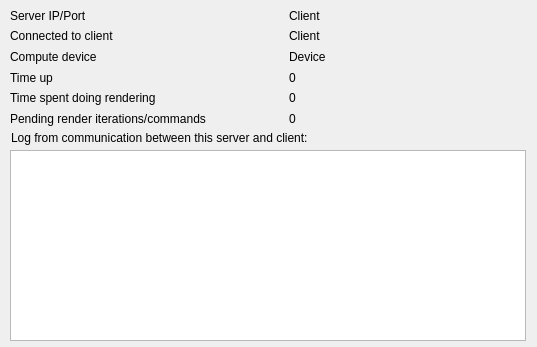
<?xml version="1.0" encoding="UTF-8"?>
<ui version="4.0">
 <class>ReadyForRenderingWidget</class>
 <widget class="QWidget" name="ReadyForRenderingWidget">
  <property name="geometry">
   <rect>
    <x>0</x>
    <y>0</y>
    <width>537</width>
    <height>347</height>
   </rect>
  </property>
  <property name="windowTitle">
   <string>Form</string>
  </property>
  <widget class="QPlainTextEdit" name="serverLog">
   <property name="geometry">
    <rect>
     <x>10</x>
     <y>150</y>
     <width>516</width>
     <height>191</height>
    </rect>
   </property>
   <property name="readOnly">
    <bool>true</bool>
   </property>
  </widget>
  <widget class="QLabel" name="label">
   <property name="geometry">
    <rect>
     <x>11</x>
     <y>130</y>
     <width>436</width>
     <height>16</height>
    </rect>
   </property>
   <property name="text">
    <string>Log from communication between this server and client:</string>
   </property>
  </widget>
  <widget class="QWidget" name="gridLayoutWidget">
   <property name="geometry">
    <rect>
     <x>10</x>
     <y>8</y>
     <width>461</width>
     <height>118</height>
    </rect>
   </property>
   <layout class="QGridLayout" name="gridLayout" columnstretch="3,2">
    <item row="0" column="1">
     <widget class="QLabel" name="serverLabel">
      <property name="text">
       <string>Client</string>
      </property>
     </widget>
    </item>
    <item row="1" column="1">
     <widget class="QLabel" name="clientLabel">
      <property name="text">
       <string>Client</string>
      </property>
     </widget>
    </item>
    <item row="1" column="0">
     <widget class="QLabel" name="label_3">
      <property name="text">
       <string>Connected to client </string>
      </property>
     </widget>
    </item>
    <item row="0" column="0">
     <widget class="QLabel" name="label_4">
      <property name="text">
       <string>Server IP/Port</string>
      </property>
     </widget>
    </item>
    <item row="2" column="0">
     <widget class="QLabel" name="label_2">
      <property name="text">
       <string>Compute device</string>
      </property>
     </widget>
    </item>
    <item row="2" column="1">
     <widget class="QLabel" name="computeDeviceNameLabel">
      <property name="text">
       <string>Device</string>
      </property>
     </widget>
    </item>
    <item row="3" column="0">
     <widget class="QLabel" name="label_5">
      <property name="text">
       <string>Time up</string>
      </property>
     </widget>
    </item>
    <item row="3" column="1">
     <widget class="QLabel" name="totalTimeLabel">
      <property name="text">
       <string>0</string>
      </property>
     </widget>
    </item>
    <item row="4" column="0">
     <widget class="QLabel" name="label_6">
      <property name="text">
       <string>Time spent doing rendering</string>
      </property>
     </widget>
    </item>
    <item row="4" column="1">
     <widget class="QLabel" name="timeSpentRenderingLabel">
      <property name="text">
       <string>0</string>
      </property>
     </widget>
    </item>
    <item row="5" column="0">
     <widget class="QLabel" name="label_7">
      <property name="text">
       <string>Pending render iterations/commands</string>
      </property>
     </widget>
    </item>
    <item row="5" column="1">
     <widget class="QLabel" name="pendingRenderIterationsCommandsLabel">
      <property name="text">
       <string>0</string>
      </property>
     </widget>
    </item>
   </layout>
  </widget>
 </widget>
 <resources/>
 <connections/>
</ui>
